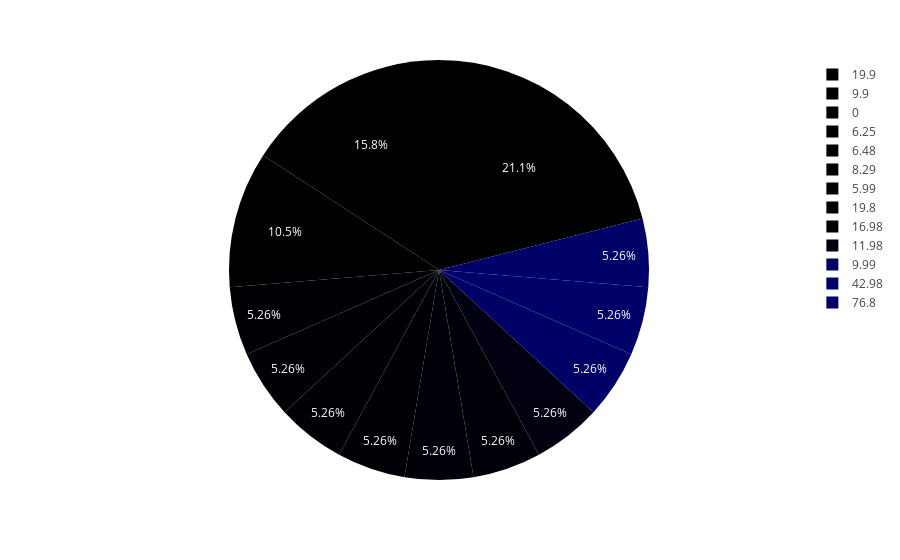

This figure's notebook cell:
### Code cell
df['precos'].value_counts()
df['produto'].value_counts()
px.pie(df, "precos")

### Figure 1 — Plotly figure (JSON) as saved in the notebook; plotly's stock layout.template omitted (floating-point values rounded to 4 significant figures)
{"data": [{"domain": {"x": [0, 1], "y": [0, 1]}, "hovertemplate": "precos=%{label}<extra></extra>", "labels": [6.25, 6.48, 8.29, 5.99, 19.9, 19.9, 19.9, 19.9, 9.9, 9.9, 19.8, 16.98, 11.98, 9.99, 42.98, 9.9, 76.8, 0, 0], "legendgroup": "", "name": "", "showlegend": true, "type": "pie"}], "layout": {"legend": {"tracegroupgap": 0}, "margin": {"t": 60}}}
